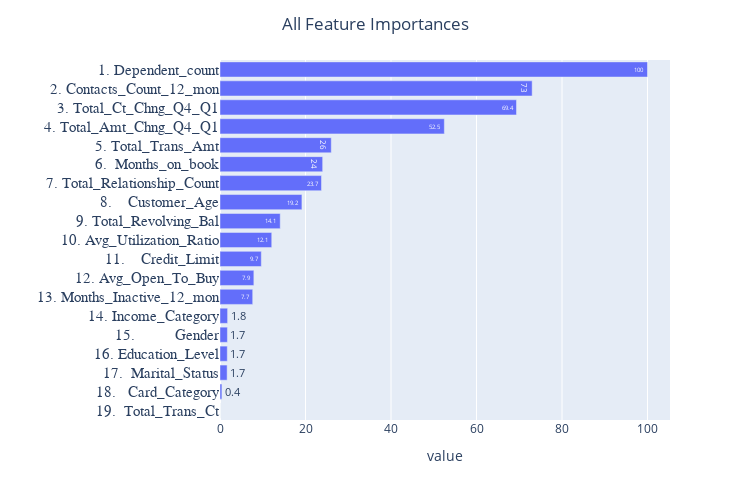

Notebook code cell kept with this figure:
### Code cell
feature_importance = FeatureImportance(pipe_rf_final)
feature_importance.plot(top_n_features=20)

### Figure 1 — Plotly figure (JSON) as saved in the notebook; plotly's stock layout.template omitted (floating-point values rounded to 4 significant figures)
{"data": [{"alignmentgroup": "True", "hovertemplate": "value=%{x}<br>feature=%{y}<br>text=%{text}<extra></extra>", "legendgroup": "", "marker": {"color": "#636efa"}, "name": "", "offsetgroup": "", "orientation": "h", "showlegend": false, "text": [0, 0.4, 1.7, 1.7, 1.7, 1.8, 7.7, 7.9, 9.7, 12.1, 14.1, 19.2, 23.7, 24, 26, 52.5, 69.4, 73, 100], "textposition": "auto", "type": "bar", "x": [0, 0.446, 1.667, 1.7, 1.733, 1.778, 7.651, 7.921, 9.663, 12.1, 14.09, 19.16, 23.74, 24.02, 26.03, 52.48, 69.36, 73.02, 100], "xaxis": "x", "y": ["19.  Total_Trans_Ct", "18.   Card_Category", "17.  Marital_Status", "16. Education_Level", "15.          Gender", "14. Income_Category", "13. Months_Inactive_12_mon", "12. Avg_Open_To_Buy", "11.    Credit_Limit", "10. Avg_Utilization_Ratio", "9. Total_Revolving_Bal", "8.    Customer_Age", "7. Total_Relationship_Count", "6.  Months_on_book", "5. Total_Trans_Amt", "4. Total_Amt_Chng_Q4_Q1", "3. Total_Ct_Chng_Q4_Q1", "2. Contacts_Count_12_mon", "1. Dependent_count"], "yaxis": "y"}], "layout": {"barmode": "relative", "height": 500, "legend": {"tracegroupgap": 0}, "margin": {"t": 60}, "showlegend": false, "title": {"text": "All Feature Importances", "x": 0.5}, "width": 750, "xaxis": {"anchor": "y", "domain": [0, 1], "title": {"text": "value"}}, "yaxis": {"anchor": "x", "domain": [0, 1], "tickfont": {"family": "Courier New", "size": 15}, "title": {"text": ""}}}}
